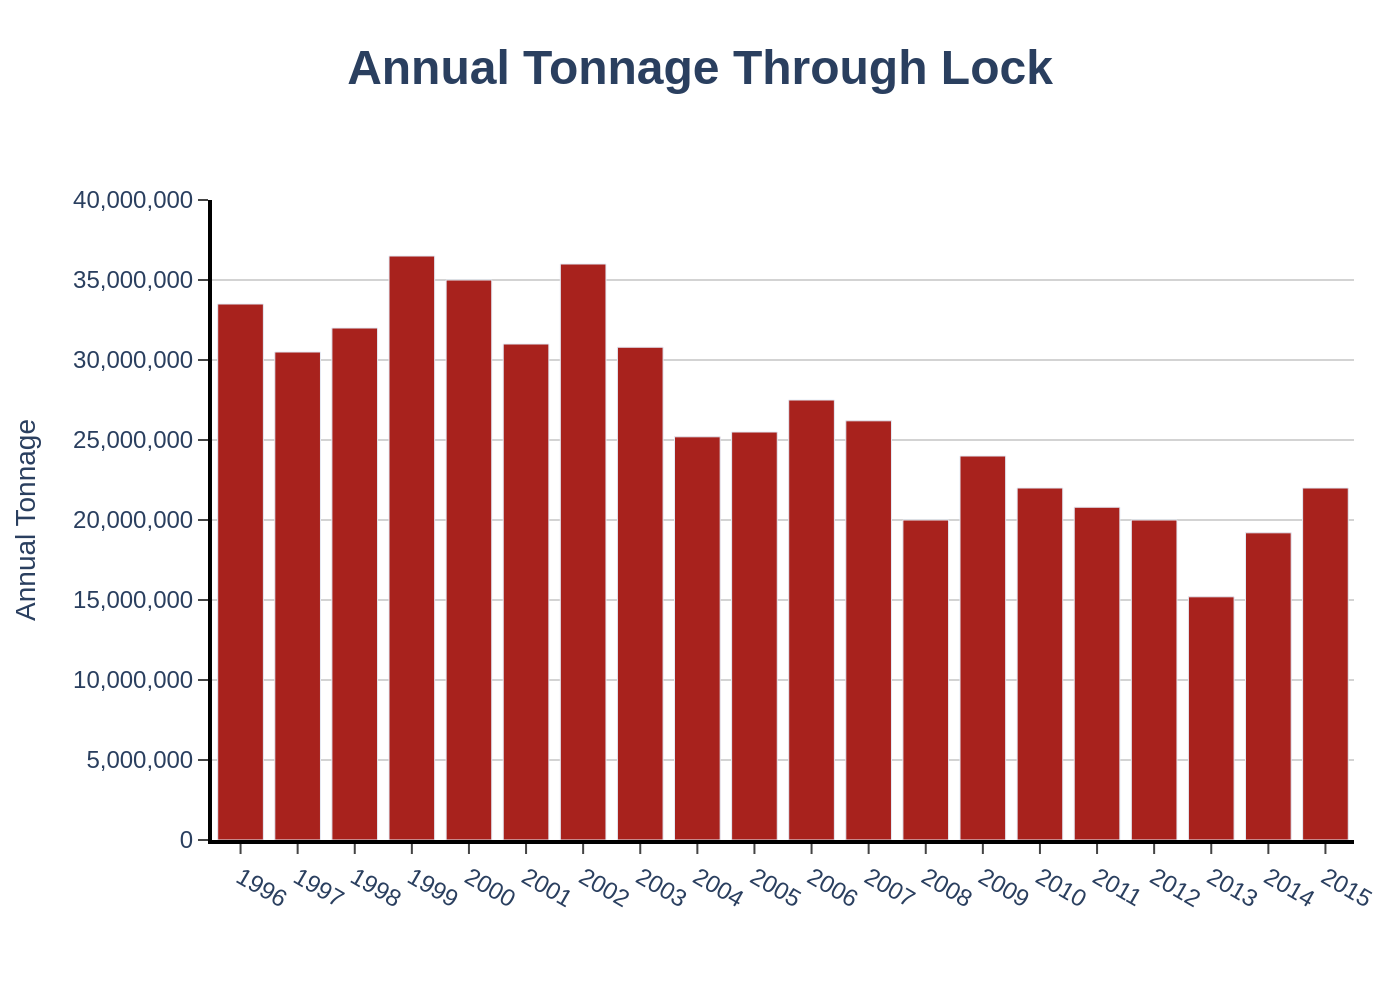

Recreate this plot in Python.
import sys
import json
import plotly.graph_objects as go

# Check if a command-line argument is provided
if len(sys.argv) != 2:
    print("Usage: python generate_chart.py <path_to_json_file>")
    sys.exit(1)

json_path = sys.argv[1]

# Read data from the specified JSON file
try:
    with open(json_path, 'r', encoding='utf-8') as f:
        chart_info = json.load(f)
except FileNotFoundError:
    print(f"Error: The file {json_path} was not found.")
    sys.exit(1)
except json.JSONDecodeError:
    print(f"Error: Could not decode JSON from the file {json_path}.")
    sys.exit(1)

# Extract data and text from the JSON object
data = chart_info.get('chart_data', [])
texts = chart_info.get('texts', {})
colors = chart_info.get('colors', [])

# Prepare data for Plotly
x_values = [item['x'] for item in data]
y_values = [item['y'] for item in data]

# Create the figure
fig = go.Figure()

# Add the bar trace
fig.add_trace(go.Bar(
    x=x_values,
    y=y_values,
    marker_color=colors[0] if colors else None,
    name='' # Use an empty name to prevent it from appearing in hover text as 'trace 0'
))

# Build the title string
title_text = f"<b>{texts.get('title', '')}</b>"
if texts.get('subtitle'):
    title_text += f"<br>{texts.get('subtitle')}"

# Update layout
fig.update_layout(
    title={
        'text': title_text,
        'y': 0.95,
        'x': 0.5,
        'xanchor': 'center',
        'yanchor': 'top',
        'font': {'size': 24}
    },
    xaxis_title=texts.get('x_axis_title'),
    yaxis_title=texts.get('y_axis_title'),
    font_family="Arial",
    plot_bgcolor='white',
    showlegend=False,
    xaxis=dict(
        tickmode='linear',
        showgrid=False,
        linecolor='black',
        linewidth=2,
        ticks='outside'
    ),
    yaxis=dict(
        range=[0, 40000000],
        gridcolor='lightgrey',
        showgrid=True,
        linecolor='black',
        linewidth=2,
        ticks='outside',
        tickformat=',.0f'
    ),
    margin=dict(l=100, r=20, t=100, b=80)
)

# Derive output filename from the input JSON path
base_filename = json_path.rsplit('.', 1)[0]
output_filename = f"{base_filename}.png"

# Save the figure as a PNG image
fig.write_image(output_filename, scale=2)

print(f"Chart saved to {output_filename}")
